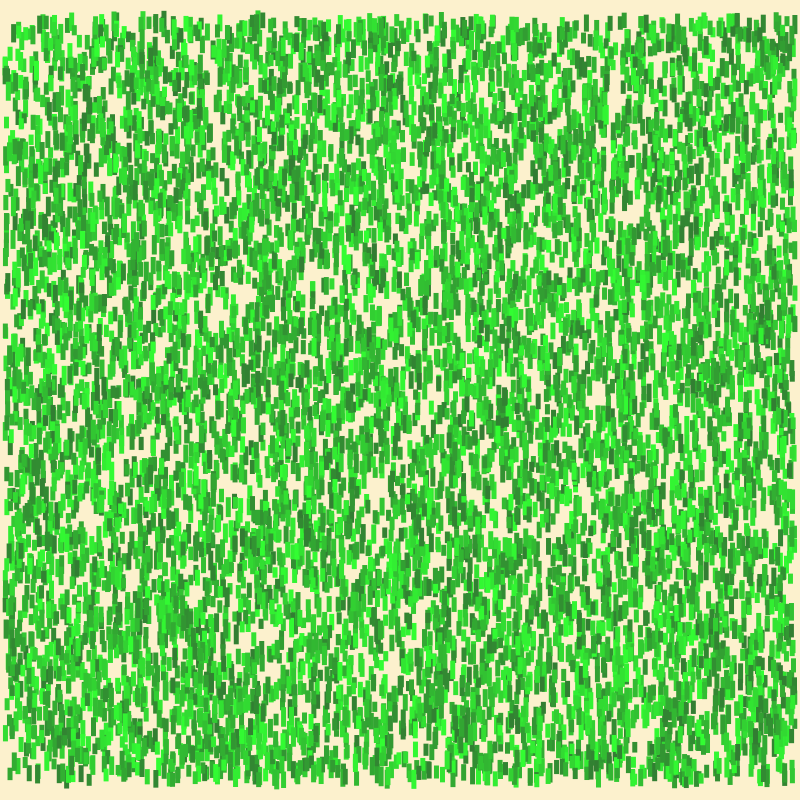
Frame 1 (no input)
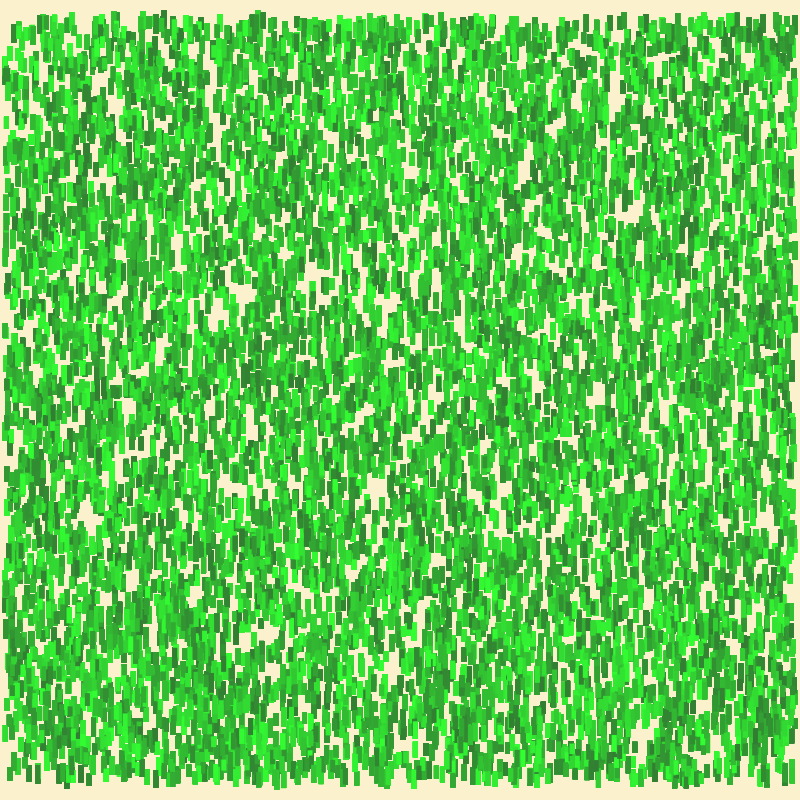
Frame 60 (the mouse pressed at the canvas centre just before this capture)
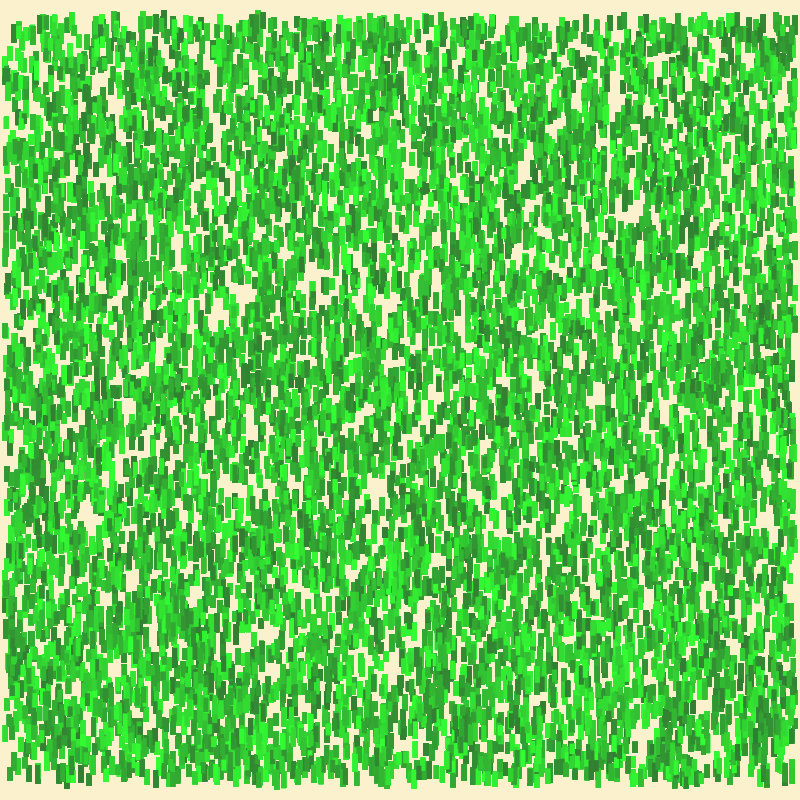
Frame 120 (the mouse held since frame 60 and released just before this capture)

The Processing sketch that drew these frames (run headless with seeded random() and noise(); from frame 60 on, the mouse is pressed at the canvas centre):

// Processing sketch: question_4
// ── question_4.pde
/*
Modify your Grass class to include two additional fields: a colour (of type color) and a grass height (of type float). 
Draw a field of grass where each blade has a random shade of green and a random height. 
*/

//////////////////////
// Globals
//////////////////////

final color backgroundColour = color(252, 241, 205);

int grassQuantity = 10000;

Grass[] bladesOfGrass = new Grass[grassQuantity];

//////////////////////
// Classes
//////////////////////

class Grass {
    float x;
    float y;
    color colour;
    float h;
}

//////////////////////
// Setup
//////////////////////

void setup() {
    size(800, 800);
    background(backgroundColour);

   generateGrass();
}

void generateGrass() {
    for (int i = 0; i < grassQuantity; i++) {
        bladesOfGrass[i] = new Grass();
        bladesOfGrass[i].x = random(5, width - 5);
        bladesOfGrass[i].y = random(20, height - 20);
        bladesOfGrass[i].colour = color(50, random(125, 255), 50);
        bladesOfGrass[i].h = random(10, 20);
    }
}

//////////////////////
// Drawing
//////////////////////

void draw() {
    drawGrass(bladesOfGrass);
}

void drawGrass(Grass[] bladesOfGrass) {
    rectMode(CENTER);
    noStroke();

    for (int i = 0; i < grassQuantity; i++) {
        fill(bladesOfGrass[i].colour);
        rect(bladesOfGrass[i].x, bladesOfGrass[i].y, 5, bladesOfGrass[i].h);
    }
}
